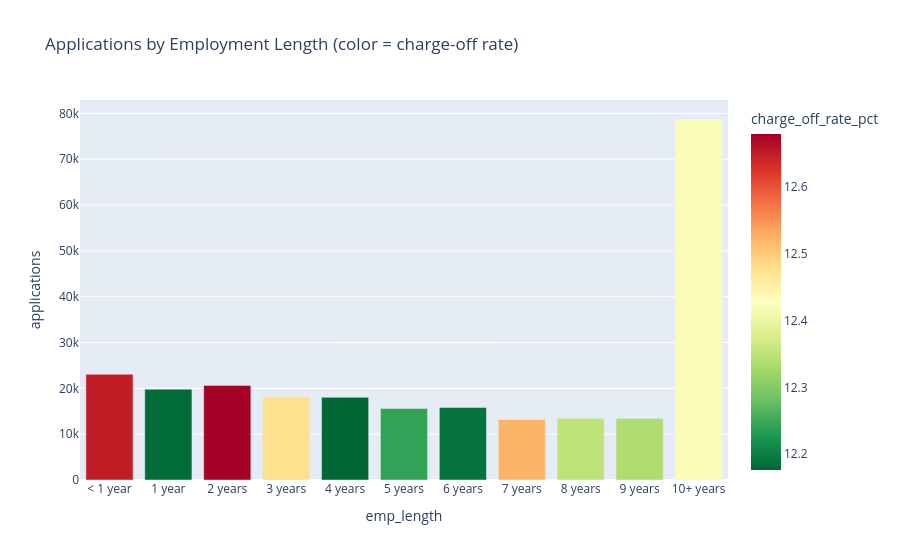

The notebook cell this image was saved under:
### Markdown cell above
### 5.4 Employment Length Analysis

### Code cell
emp_order = ["< 1 year","1 year","2 years","3 years","4 years","5 years",
             "6 years","7 years","8 years","9 years","10+ years"]
emp_summary = loans.groupby("emp_length").agg(
    applications=("loan_id", "count"),
    total_funded_amount=("funded_amount", "sum"),
    charge_off_rate_pct=("loan_status", lambda s: (s == "Charged Off").mean() * 100),
).reindex(emp_order).reset_index()

fig = px.bar(emp_summary, x="emp_length", y="applications", color="charge_off_rate_pct",
             color_continuous_scale="RdYlGn_r",
             title="Applications by Employment Length (color = charge-off rate)")
fig.show()

### Figure 1 — Plotly figure (JSON) as saved in the notebook; plotly's stock layout.template omitted (floating-point values rounded to 4 significant figures)
{"data": [{"hovertemplate": "emp_length=%{x}<br>applications=%{y}<br>charge_off_rate_pct=%{marker.color}<extra></extra>", "legendgroup": "", "marker": {"color": [12.65, 12.18, 12.68, 12.48, 12.18, 12.24, 12.19, 12.52, 12.35, 12.34, 12.42], "coloraxis": "coloraxis", "pattern": {"shape": ""}}, "name": "", "orientation": "v", "showlegend": false, "textposition": "auto", "type": "bar", "x": ["< 1 year", "1 year", "2 years", "3 years", "4 years", "5 years", "6 years", "7 years", "8 years", "9 years", "10+ years"], "xaxis": "x", "y": [23083, 19826, 20640, 18147, 18043, 15586, 15820, 13200, 13449, 13425, 78781], "yaxis": "y"}], "layout": {"barmode": "relative", "coloraxis": {"autocolorscale": false, "colorbar": {"title": {"text": "charge_off_rate_pct"}}, "colorscale": [[0, "rgb(0,104,55)"], [0.1, "rgb(26,152,80)"], [0.2, "rgb(102,189,99)"], [0.3, "rgb(166,217,106)"], [0.4, "rgb(217,239,139)"], [0.5, "rgb(255,255,191)"], [0.6, "rgb(254,224,139)"], [0.7, "rgb(253,174,97)"], [0.8, "rgb(244,109,67)"], [0.9, "rgb(215,48,39)"], [1, "rgb(165,0,38)"]]}, "legend": {"tracegroupgap": 0}, "title": {"text": "Applications by Employment Length (color = charge-off rate)"}, "xaxis": {"anchor": "y", "domain": [0, 1], "title": {"text": "emp_length"}}, "yaxis": {"anchor": "x", "domain": [0, 1], "title": {"text": "applications"}}}}
